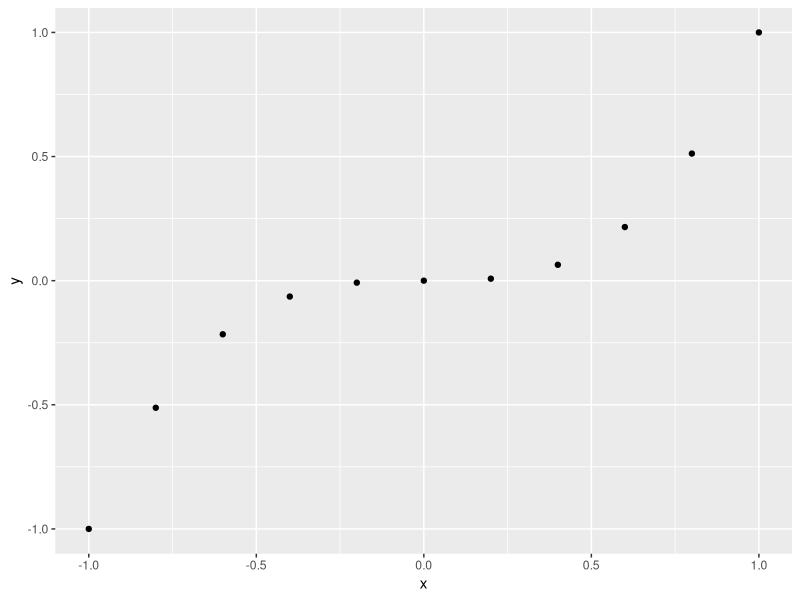
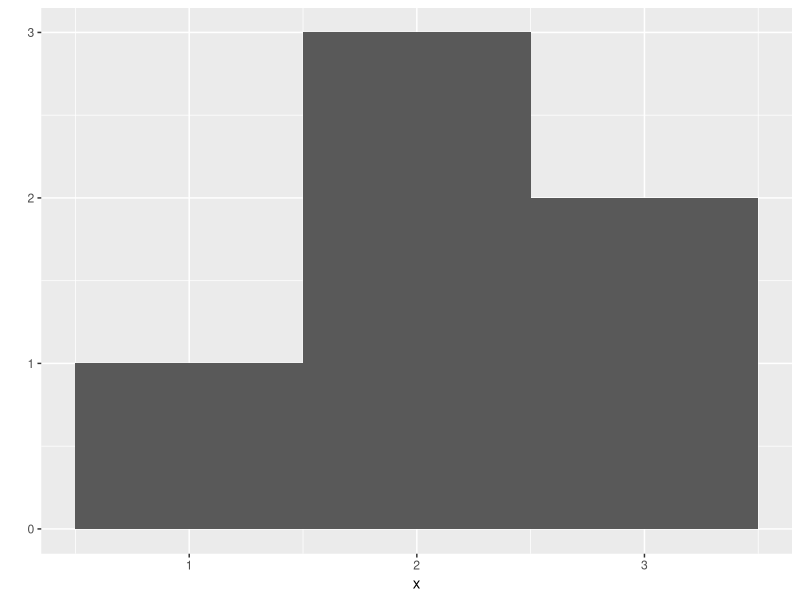
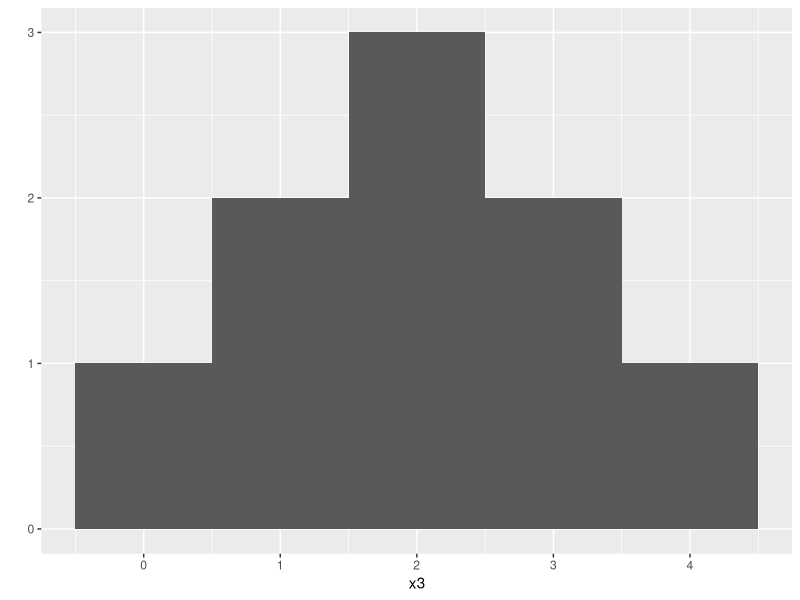

Reproduce these figures in R, in order.
# Chapter 2 - Packages
library('ggplot2')
qplot


# Vectors have been created in last source using n:m notation
# An alternative is to use c(. ,. ,)

x <- c(-1, -0.8, -0.6, -0.4, -0.2, 0, 0.2, 0.4, 0.6, 0.8, 1)
x
y <- x**3
y
# See qplot() help (Quickplot)

# Plot a scatter plot
qplot(x,y)

# Plot a histogram - binwidth implies histogram
x <- c(1,2,2,2, 3,3)
qplot(x, binwidth = 1)

# Exercise 
x3 <- c(0,1,1,2,2,2,3,3,4)
qplot(x3, binwidth = 1)



